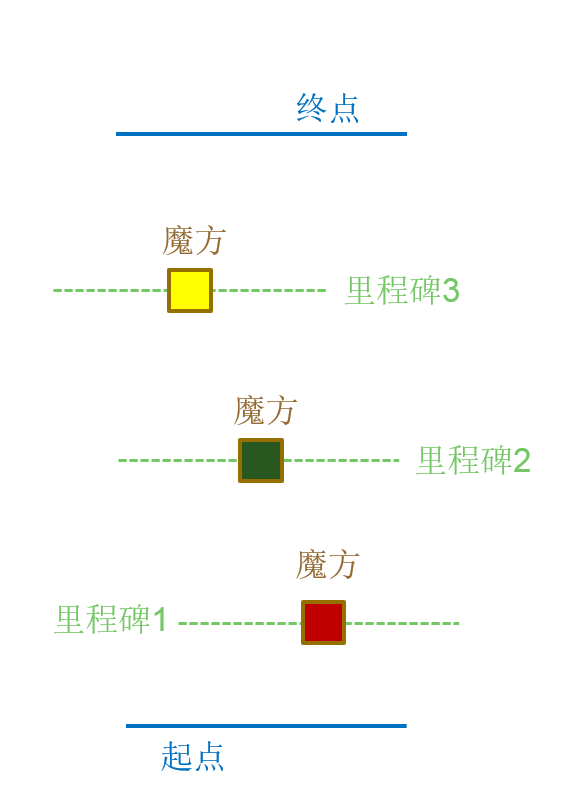
#> input picture 魔方绕桩竞速示意图.png, 565 x 802 px, given in place of the camera
$ python wen.py
#> lines starting #> are read from the running program, lines starting #| are printed output that depends on the picture; after the words box and inside, x2 and y2 are one past the last pixel; in counts of white or black regions, pixels touching at a corner belong together
# coding:utf-8
import RPi.GPIO as GPIO
import time
import cv2
import numpy as np
#前期准备部分

#限制较大值
def sign(x):
    if x > 0:
        return 1.0
    else:
        return -1.0

# 定义引脚
EA, I2, I1, EB, I4, I3 = (13, 19, 26, 16, 20, 21)
FREQUENCY = 50

# 设置GPIO口
GPIO.setmode(GPIO.BCM)

# 设置GPIO口为输出
GPIO.setup([EA, I2, I1, EB, I4, I3], GPIO.OUT)
GPIO.output([EA, I2, EB, I3], GPIO.LOW)
GPIO.output([I1, I4], GPIO.HIGH)

pwma = GPIO.PWM(EA, FREQUENCY)
pwmb = GPIO.PWM(EB, FREQUENCY)

# pwm波初始化
pwma.start(0)
pwmb.start(0)

# center定义
center_now = 320

# 打开摄像头，图像尺寸640*480（长*高），opencv存储值为480*640（行*列）
cap = cv2.VideoCapture(0)

# PID 定义和初始化三个error和adjust数据
error = [0.0] * 3
adjust = [0.0] * 3

# PID 参数配置、目标值、左右轮基准占空比和占空比偏差范围（根据实际情况调整）
kp = 1.5
ki = 0.4 #yuanlai 0.4
kd = 1.4 #yuanlai 1.4
target = 320
lspeed = 100
rspeed = 100
control = 70
ret, frame = cap.read()
#> frame is the input picture: shape (802, 565, 3); mean B, G, R 249.2, 251.2, 250.4

#前期准备完毕，节省时间
print("准备完毕！按下Enter启动！")
input()

try:
    while True:
        ret, frame = cap.read()
        # 转化为灰度图
        gray = cv2.cvtColor(frame, cv2.COLOR_BGR2GRAY)
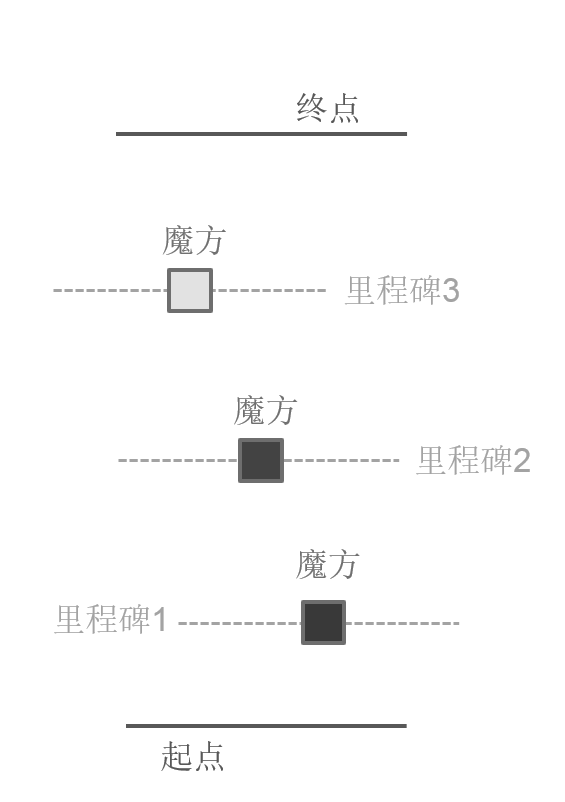
#> gray: shape (802, 565); min 57, max 255, mean 250.7
        # 大津法二值化
        #ret, dst = cv2.threshold(gray, 130, 255, cv2.THRESH_BINARY)
        # RGB图像转换到YCrCb空间
        YCrCb_orange = cv2.cvtColor(frame,cv2.COLOR_BGR2YCrCb)
#> YCrCb_orange: shape (802, 565, 3); mean of channels 0, 1, 2 250.7, 127.8, 127.2
        # 提取Cr通道并高斯去噪，（3,3）表示高斯核大小
        Cr_orange = cv2.GaussianBlur(YCrCb_orange[:,:,1],(3,3),0)
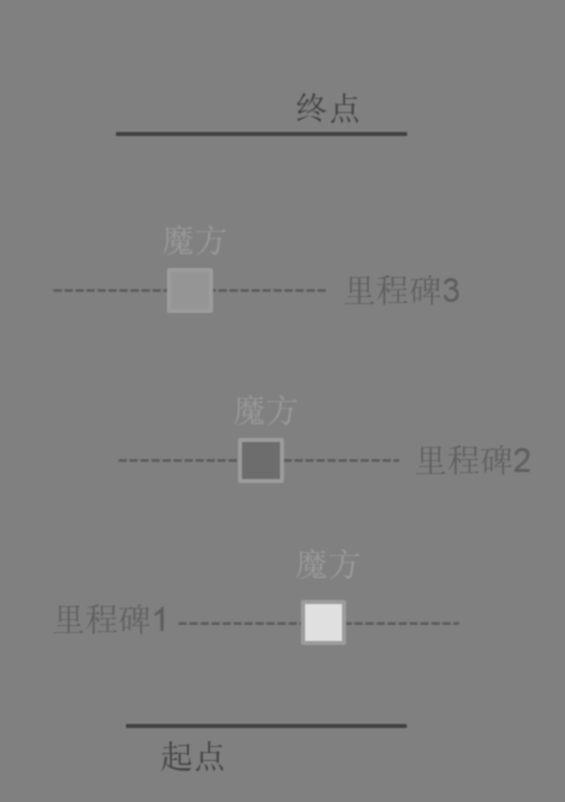
#> Cr_orange: shape (802, 565); min 65, max 224, mean 127.8
        # 二值化，160为阈值
        ret,dst = cv2.threshold(Cr_orange,130,255,cv2.THRESH_BINARY)
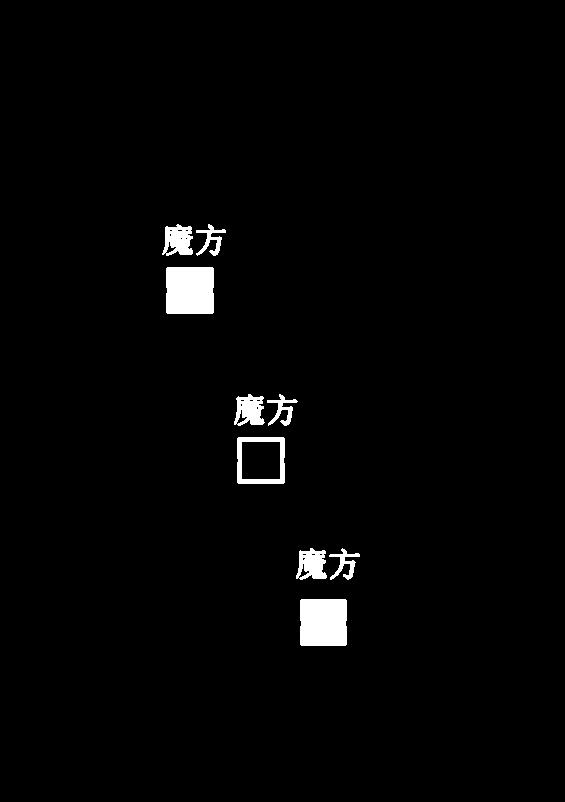
#> dst: shape (802, 565); 1.8% white; 9 white regions, largest, box (x1, y1, x2, y2) and area: (166, 267, 214, 314) 2242, (300, 599, 347, 646) 2195, (237, 437, 285, 484) 838
        # 膨胀，白区域变大
        #dst = cv2.dilate(dst, None, iterations=2)

        cv2.imshow("display", dst)

        # 单看第400行的像素值s
        color = dst[400]
#> color = 565 values, max 255 at index 237, min 0 at index 0, mean 20.76
        # 找到black色的像素点个数
        black_count = np.sum(color == 255)
#> black_count = 46

        # 防止black_count=0的报错
        if black_count == 0:
            continue
        else:
            black_index = np.where(color == 255)
        # 找到黑色像素的中心点位置
        center_now = (black_index[0][black_count - 1] + black_index[0][0]) / 2
#> center_now = 266.5

        # 计算出center_now与标准中心点的偏移量
        direction = center_now - 320
#> direction = -53.5

        if direction > 90:
            control=85 #yuanlai 85
        elif direction < -90:
            control=85 #yuanlai 85
        else:
            control=40 #yuanlai 50

        #print("偏差值：", direction)

        # 更新PID误差
        error[0] = error[1]
        error[1] = error[2]
        error[2] = center_now - target

        # 更新PID输出（增量式PID表达式）
        adjust[0] = adjust[1]
        adjust[1] = adjust[2]
        adjust[2] = adjust[1] \
                    + kp * (error[2] - error[1]) \
                    + ki * error[2] \
                    + kd * (error[2] - 2 * error[1] + error[0]);
        #print(adjust[2])

        # 饱和输出限制在control绝对值之内
        if abs(adjust[2]) > control:
            adjust[2] = sign(adjust[2]) * control
        # print(adjust[2])

        # 执行PID

        # 右转
        if adjust[2] > 20:
            #print(f"{lspeed},{rspeed},{adjust}")
            pwma.ChangeDutyCycle(rspeed - adjust[2])
            pwmb.ChangeDutyCycle(lspeed)

        # 左转
        elif adjust[2] < -20:
            pwma.ChangeDutyCycle(rspeed)
            pwmb.ChangeDutyCycle(lspeed + adjust[2] ) #yuanlaimeiyou

        else:
            pwma.ChangeDutyCycle(rspeed)
            pwmb.ChangeDutyCycle(lspeed)

        if cv2.waitKey(1) & 0xFF == ord('q'):
#> (key q is pressed here)
            break
except KeyboardInterrupt:
    print("结束！")
    pass
# 释放清理

cap.release()
cv2.destroyAllWindows()
pwma.stop()
#> (this line was passed over: RPi is not available in this run)
pwmb.stop()
#> (this line was passed over: RPi is not available in this run)
GPIO.cleanup()
